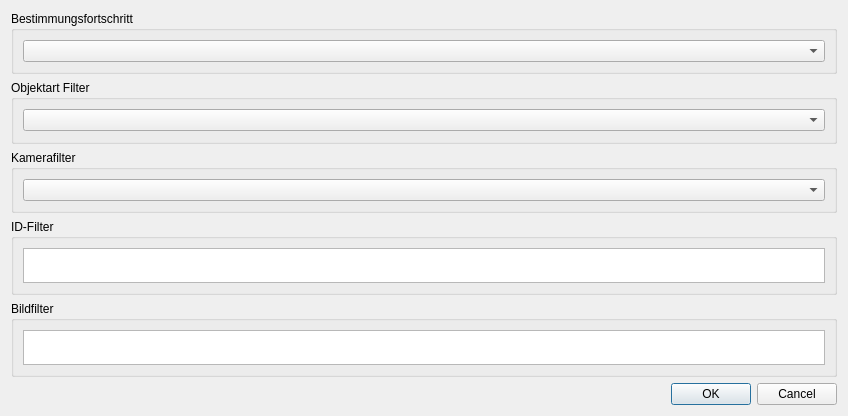
<?xml version="1.0" encoding="UTF-8"?>
<ui version="4.0">
 <class>dlgFilterWindow</class>
 <widget class="QDialog" name="dlgFilterWindow">
  <property name="geometry">
   <rect>
    <x>0</x>
    <y>0</y>
    <width>848</width>
    <height>416</height>
   </rect>
  </property>
  <property name="sizePolicy">
   <sizepolicy hsizetype="Preferred" vsizetype="Fixed">
    <horstretch>0</horstretch>
    <verstretch>0</verstretch>
   </sizepolicy>
  </property>
  <property name="minimumSize">
   <size>
    <width>0</width>
    <height>400</height>
   </size>
  </property>
  <property name="maximumSize">
   <size>
    <width>16777215</width>
    <height>416</height>
   </size>
  </property>
  <property name="windowTitle">
   <string>Filter</string>
  </property>
  <layout class="QGridLayout" name="gridLayout">
   <item row="6" column="0">
    <widget class="QDialogButtonBox" name="btbFilter">
     <property name="orientation">
      <enum>Qt::Horizontal</enum>
     </property>
     <property name="standardButtons">
      <set>QDialogButtonBox::Cancel|QDialogButtonBox::Ok</set>
     </property>
    </widget>
   </item>
   <item row="0" column="0">
    <widget class="QGroupBox" name="gbxCensorFilter">
     <property name="title">
      <string>Bestimmungsfortschritt</string>
     </property>
     <property name="checkable">
      <bool>false</bool>
     </property>
     <layout class="QHBoxLayout" name="horizontalLayout">
      <item>
       <widget class="QComboBox" name="cmbCensusFilter"/>
      </item>
     </layout>
    </widget>
   </item>
   <item row="3" column="0">
    <widget class="QGroupBox" name="gbxIdFilter">
     <property name="title">
      <string>ID-Filter</string>
     </property>
     <layout class="QHBoxLayout" name="horizontalLayout_2">
      <item>
       <widget class="QPlainTextEdit" name="pteIdFilter">
        <property name="sizePolicy">
         <sizepolicy hsizetype="Expanding" vsizetype="Fixed">
          <horstretch>0</horstretch>
          <verstretch>0</verstretch>
         </sizepolicy>
        </property>
        <property name="minimumSize">
         <size>
          <width>0</width>
          <height>35</height>
         </size>
        </property>
        <property name="maximumSize">
         <size>
          <width>16777215</width>
          <height>35</height>
         </size>
        </property>
        <property name="verticalScrollBarPolicy">
         <enum>Qt::ScrollBarAlwaysOff</enum>
        </property>
        <property name="horizontalScrollBarPolicy">
         <enum>Qt::ScrollBarAlwaysOff</enum>
        </property>
       </widget>
      </item>
     </layout>
    </widget>
   </item>
   <item row="4" column="0">
    <widget class="QGroupBox" name="gbxImgFilter">
     <property name="title">
      <string>Bildfilter</string>
     </property>
     <layout class="QHBoxLayout" name="horizontalLayout_3">
      <item>
       <widget class="QPlainTextEdit" name="pteImgFilter">
        <property name="sizePolicy">
         <sizepolicy hsizetype="Expanding" vsizetype="Fixed">
          <horstretch>0</horstretch>
          <verstretch>0</verstretch>
         </sizepolicy>
        </property>
        <property name="minimumSize">
         <size>
          <width>0</width>
          <height>35</height>
         </size>
        </property>
        <property name="maximumSize">
         <size>
          <width>16777215</width>
          <height>35</height>
         </size>
        </property>
        <property name="verticalScrollBarPolicy">
         <enum>Qt::ScrollBarAlwaysOff</enum>
        </property>
        <property name="horizontalScrollBarPolicy">
         <enum>Qt::ScrollBarAlwaysOff</enum>
        </property>
       </widget>
      </item>
     </layout>
    </widget>
   </item>
   <item row="2" column="0">
    <widget class="QGroupBox" name="gbxCamFilter">
     <property name="title">
      <string>Kamerafilter</string>
     </property>
     <layout class="QHBoxLayout" name="horizontalLayout_4">
      <item>
       <widget class="QComboBox" name="cmbCamFilter"/>
      </item>
     </layout>
    </widget>
   </item>
   <item row="1" column="0">
    <widget class="QGroupBox" name="gbxTypeFilter">
     <property name="title">
      <string>Objektart Filter</string>
     </property>
     <layout class="QGridLayout" name="gridLayout_2">
      <item row="0" column="1">
       <widget class="QComboBox" name="cmbTypeFilter"/>
      </item>
     </layout>
    </widget>
   </item>
  </layout>
 </widget>
 <resources/>
 <connections>
  <connection>
   <sender>btbFilter</sender>
   <signal>accepted()</signal>
   <receiver>dlgFilterWindow</receiver>
   <slot>accept()</slot>
   <hints>
    <hint type="sourcelabel">
     <x>248</x>
     <y>254</y>
    </hint>
    <hint type="destinationlabel">
     <x>157</x>
     <y>274</y>
    </hint>
   </hints>
  </connection>
  <connection>
   <sender>btbFilter</sender>
   <signal>rejected()</signal>
   <receiver>dlgFilterWindow</receiver>
   <slot>reject()</slot>
   <hints>
    <hint type="sourcelabel">
     <x>316</x>
     <y>260</y>
    </hint>
    <hint type="destinationlabel">
     <x>286</x>
     <y>274</y>
    </hint>
   </hints>
  </connection>
 </connections>
</ui>
